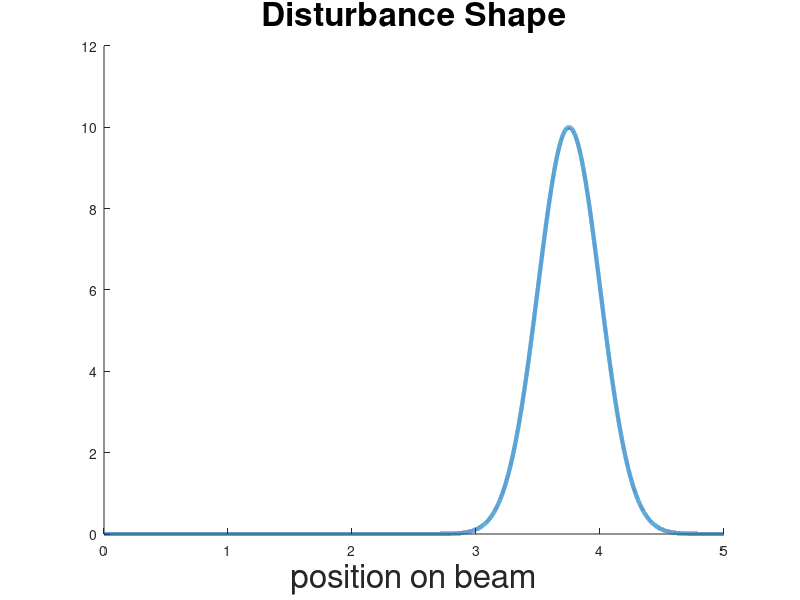

MATLAB code to generate this figure:
clc;clear;
Length            = 5; %0.4573        ;%length
NumNode           = 30  ;%number of modes
Stiffness         = 0.491; %0.491      ;
MassDensity       = 0.093; %  0.093
DampingVis        = 0.0013;%0.0013     ;
DampingKV         = 0.0000649;%0.00000000000649  ;%0.0000649 
ActLoc            = Length*0.3 ; 
SenLoc            = Length*0.7 ; 
ActWidth          = Length*0.01; % 0.01
SenWidth          = Length*0.01;
StateWeight       = 1          ;%state weight in the cost function
ControlWeight     = 1          ;%control weight in the cost function, must be one for unitary assumpt of zhou for Riccaties page 376
DisturbanceEnergy = 1000       ;
DisturbanceMean   = Length*0.75;%disturbance is a gaussian function
DisturbanceVar    = Length*0.05;
DistWeightOnMeasurement = 1    ; % must be one for unitary assumption of zhou page 376
NumLoc            = 100;        

L = Length;
sensorLoc = SenLoc;
sensorWidth = SenWidth;
DisturbanceWidth = DisturbanceVar;
dx   = 0.0001;
x    = 0:dx:L;


sensor  = zeros(1,length(x));
I1 = floor((SenWidth/Length)*length(x));
I2 = floor(length(x)*SenLoc/Length);
sensor(I2-I1:I2+I1) = 1/(2*SenWidth);

Disutrbance    = 10*exp((-1/2)*((x-DisturbanceMean)/DisturbanceWidth).^2); %Disturbance a normalized gaussian function


figure(2);
clf;
hold;
%plot(x,sensor,'LineWidth',3)
plot(x,Disutrbance,'LineWidth',3);
hold off;
xlabel('position on beam');
%ylabel('Y');
title('Disturbance Shape');
axis([0 5 0 12])
set(findall(gcf,'type','text'),'fontSize',24);
